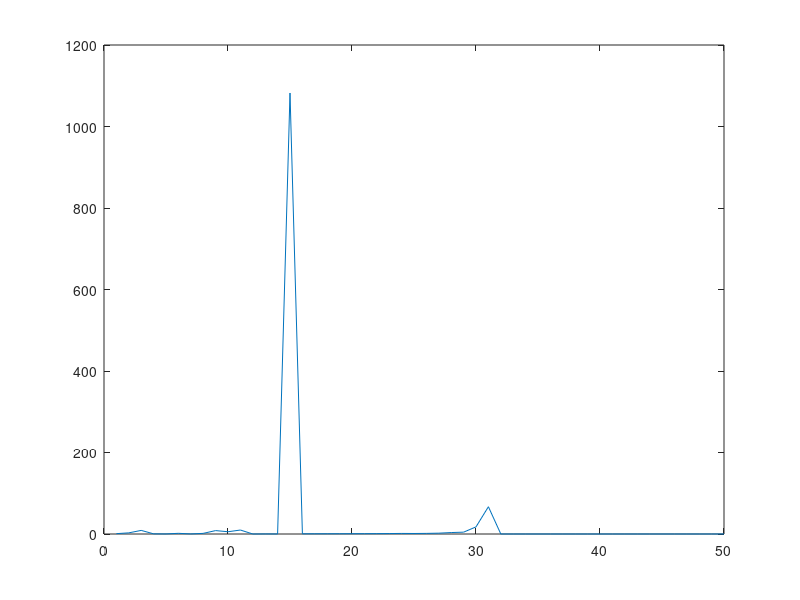

This figure's MATLAB source:

function backprop_try
% -- generate data and labels --
training_set = randi([0,1],[50,11]);
training_labels = zeros(50, 2);

test_set = randi([0,1],[100,11]);
test_labels = zeros(100,2);

hidden_neurons = zeros(1, 5);
output = zeros(1,2);

verify = randi([0,1],[50,11]);

e_sum = zeros(1,50);

learning_rate = 0.1;
bias = 1;

% -- generate initial weights --
% first layer
weights_1st = randn(12,6)/10;

%second layer
weights_2nd = randn(6,2)/10;

label_data;
backprop;
plot_error;

% labels
    function label_data
        for i = 1:50
           value = 0;
           for j = 1:11
               if training_set(i,j) == 1
                   value = value +1;
               end
           end
           if value > 5
               training_labels(i, 1) = 1;
           else
               training_labels(i, 2) = 1;
           end
        end

        for i = 1:100
           value = 0;
           for j = 1:11
               if test_set(i,j) == 1;
                   value = value +1;
               end
           end
           if value > 5
               test_labels(i, 1) = 1;
           else               
               test_labels(i, 2) = 1;
           end
        end
    end % label_data

    function feed_forward(step)

       %calculate hidden neurons
       for j=1:5
          hidden_neurons(j) = hidden_neurons(j) + bias*weights_1st(1,1);
          for k=1:11
             hidden_neurons(j) = hidden_neurons(j) + training_set(step)*weights_1st(k+1,j+1); %+1, because bias uses weight 1
          end %k
          % sigmoid
          hidden_neurons(j) = 1 / (1 - exp(hidden_neurons(j)));
       end %j, hidden neurons
       % calculate output
       for j=1:2
            output(j) = output(j) + bias*weights_2nd(1,1);
            for k=1:5
                output(j) = output(j) + hidden_neurons(k)*weights_2nd(k+1, j); %+1, because bias uses weight 1
            end
            % sigmoid
            output(j) = 1 / (1 - exp(output(j)));
       end %j, output

    end % feed_forward

    function backprop
        e_output = zeros(1,2); % e for error
        e_hidden = zeros(1,5);
        for i=1:50 %training data samples
            output = zeros(1,2); %overwrite with zeros again
            hidden_neurons = zeros(1,5);
            feed_forward(i);
            if output == training_labels(i)
                % no error, correctly classified
            else
                % propagate error back through net
                for j=1:2   %output
                    e_output(j) = output(j)*(1-output(j))*(training_labels(i,j)-output(j));
                end %j, output
                for j=1:5   %hidden
                    e_hidden(j) = hidden_neurons(j)*(1-hidden_neurons(j)*(weights_2nd(j+1,1)*e_output(1)+weights_2nd(j+1,2)*e_output(2)));
                end %j, hidden
                
                % update weights
                for j=1:5   %hidden
                    weights_2nd(j+1,1) = weights_2nd(j+1,1) + learning_rate*e_output(1)*hidden_neurons(j);
                    weights_2nd(j+1,2) = weights_2nd(j+1,2) + learning_rate*e_output(2)*hidden_neurons(j);
                end
                for j=1:11 %input
                    for k=1:5
                       weights_1st(j+1,k+1) = weights_1st(j+1,k+1) + learning_rate*e_hidden(k)*training_set(i,j);
                    end
                end
                
                %bias-weights
                weights_2nd(1,1) = weights_2nd(1,1)+learning_rate*e_output(1);
                weights_2nd(1,2) = weights_2nd(1,2)+learning_rate*e_output(2);
                for j=1:5
                   weights_1st(1,j) = weights_1st(1,j)+learning_rate*e_hidden(j);
                end
            end %if
            e_sum(i) = abs(e_output(1))+abs(e_output(2));
        end %i, feed forward
    end % backprop

    function plot_error
        plot(e_sum);
    end

end


